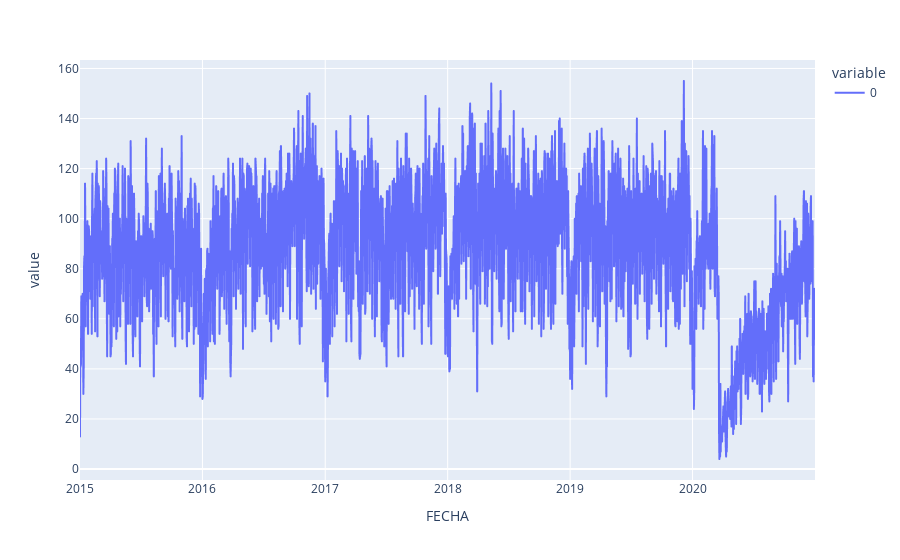

Write notebook code for a chart like this one.
### Code cell
df_time = pd.to_datetime(df.FECHA)
ts = df.groupby(['CODIGO_ACCIDENTE', df_time.dt.date]).size().reset_index()
ts = ts.groupby(ts.FECHA).size()
ts.plot()

### Figure 1 — Plotly figure (JSON) as saved in the notebook; plotly's stock layout.template omitted (floating-point values rounded to 4 significant figures; data arrays with more than 128 entries replaced by an {"elided": "..."} marker saying what was removed)
{"data": [{"hovertemplate": "variable=0<br>FECHA=%{x}<br>value=%{y}<extra></extra>", "legendgroup": "0", "line": {"color": "#636efa", "dash": "solid"}, "marker": {"symbol": "circle"}, "mode": "lines", "name": "0", "showlegend": true, "type": "scattergl", "x": {"elided": "2192 str values"}, "xaxis": "x", "y": {"elided": "2192 int values"}, "yaxis": "y"}], "layout": {"legend": {"title": {"text": "variable"}, "tracegroupgap": 0}, "margin": {"t": 60}, "xaxis": {"anchor": "y", "domain": [0, 1], "title": {"text": "FECHA"}}, "yaxis": {"anchor": "x", "domain": [0, 1], "title": {"text": "value"}}}}
